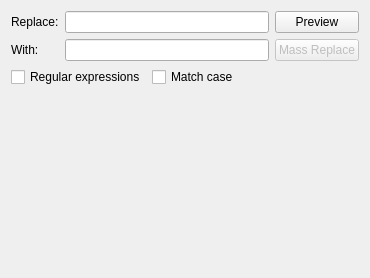
<?xml version="1.0" encoding="UTF-8"?>
<ui version="4.0">
 <class>MassReplaceOptions</class>
 <widget class="QWidget" name="MassReplaceOptions">
  <property name="geometry">
   <rect>
    <x>0</x>
    <y>0</y>
    <width>370</width>
    <height>278</height>
   </rect>
  </property>
  <layout class="QGridLayout">
   <item row="0" column="0">
    <widget class="QLabel" name="label">
     <property name="text">
      <string>Replace:</string>
     </property>
    </widget>
   </item>
   <item row="1" column="0">
    <widget class="QLabel" name="label_2">
     <property name="text">
      <string>With:</string>
     </property>
    </widget>
   </item>
   <item row="0" column="2">
    <widget class="QPushButton" name="doPreview">
     <property name="text">
      <string>Preview</string>
     </property>
     <property name="checkable">
      <bool>true</bool>
     </property>
    </widget>
   </item>
   <item row="1" column="1">
    <widget class="QLineEdit" name="replaceText"/>
   </item>
   <item row="0" column="1">
    <widget class="QLineEdit" name="searchText"/>
   </item>
   <item row="1" column="2">
    <widget class="QPushButton" name="doReplace">
     <property name="enabled">
      <bool>false</bool>
     </property>
     <property name="text">
      <string>Mass Replace</string>
     </property>
    </widget>
   </item>
   <item row="3" column="0">
    <spacer name="verticalSpacer">
     <property name="orientation">
      <enum>Qt::Vertical</enum>
     </property>
     <property name="sizeHint" stdset="0">
      <size>
       <width>20</width>
       <height>40</height>
      </size>
     </property>
    </spacer>
   </item>
   <item row="2" column="0" colspan="3">
    <layout class="QHBoxLayout" name="horizontalLayout">
     <item>
      <widget class="QCheckBox" name="useRegExps">
       <property name="text">
        <string>Regular expressions</string>
       </property>
      </widget>
     </item>
     <item>
      <widget class="QCheckBox" name="matchCase">
       <property name="text">
        <string>Match case</string>
       </property>
      </widget>
     </item>
     <item>
      <spacer name="horizontalSpacer">
       <property name="orientation">
        <enum>Qt::Horizontal</enum>
       </property>
       <property name="sizeHint" stdset="0">
        <size>
         <width>40</width>
         <height>20</height>
        </size>
       </property>
      </spacer>
     </item>
    </layout>
   </item>
  </layout>
 </widget>
 <resources/>
 <connections/>
</ui>
